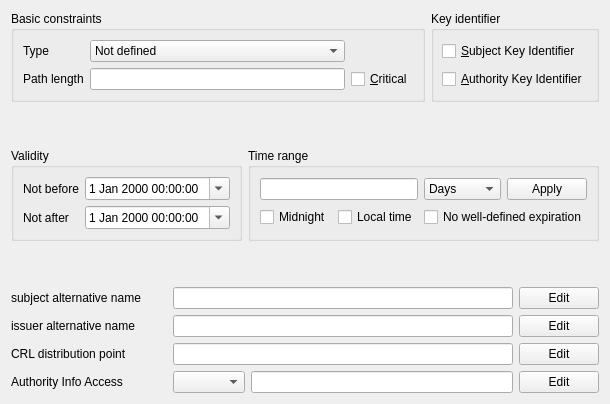
     <widget class="QWidget" name="tab_2">
      <attribute name="title">
       <string>Extensions</string>
      </attribute>
      <layout class="QVBoxLayout" name="verticalLayout">
       <item>
        <layout class="QHBoxLayout" name="_6">
         <item>
          <widget class="QGroupBox" name="groupBox_8">
           <property name="toolTip">
            <string>Basic constraints</string>
           </property>
           <property name="title">
            <string notr="true">Basic constraints</string>
           </property>
           <layout class="QGridLayout" name="gridLayout_7">
            <item row="0" column="0">
             <widget class="QLabel" name="TextLabel2_2_3">
              <property name="text">
               <string>Type</string>
              </property>
             </widget>
            </item>
            <item row="0" column="1">
             <widget class="QComboBox" name="basicCA">
              <property name="toolTip">
               <string>If this will become a CA certificate or not</string>
              </property>
              <item>
               <property name="text">
                <string>Not defined</string>
               </property>
              </item>
              <item>
               <property name="text">
                <string>Certification Authority</string>
               </property>
              </item>
              <item>
               <property name="text">
                <string>End Entity</string>
               </property>
              </item>
             </widget>
            </item>
            <item row="1" column="0">
             <widget class="QLabel" name="TextLabel3_2_2">
              <property name="text">
               <string>Path length</string>
              </property>
             </widget>
            </item>
            <item row="1" column="1">
             <widget class="QLineEdit" name="basicPath">
              <property name="toolTip">
               <string>How much CAs may be below this.</string>
              </property>
             </widget>
            </item>
            <item row="1" column="2">
             <widget class="QCheckBox" name="bcCritical">
              <property name="toolTip">
               <string>The basic constraints should always be critical</string>
              </property>
              <property name="text">
               <string notr="true">&amp;Critical</string>
              </property>
             </widget>
            </item>
           </layout>
          </widget>
         </item>
         <item>
          <widget class="QGroupBox" name="keyIdentBox">
           <property name="toolTip">
            <string>Key identifier</string>
           </property>
           <property name="title">
            <string notr="true">Key identifier</string>
           </property>
           <layout class="QVBoxLayout">
            <property name="spacing">
             <number>6</number>
            </property>
            <property name="margin">
             <number>8</number>
            </property>
            <item>
             <widget class="QCheckBox" name="subKey">
              <property name="toolTip">
               <string>Creates a hash of the key following the PKIX guidelines</string>
              </property>
              <property name="text">
               <string notr="true">&amp;Subject Key Identifier</string>
              </property>
             </widget>
            </item>
            <item>
             <widget class="QCheckBox" name="authKey">
              <property name="toolTip">
               <string>Copy the Subject Key Identifier from the issuer</string>
              </property>
              <property name="text">
               <string notr="true">&amp;Authority Key Identifier</string>
              </property>
             </widget>
            </item>
           </layout>
          </widget>
         </item>
        </layout>
       </item>
       <item>
        <spacer>
         <property name="orientation">
          <enum>Qt::Vertical</enum>
         </property>
         <property name="sizeHint" stdset="0">
          <size>
           <width>20</width>
           <height>40</height>
          </size>
         </property>
        </spacer>
       </item>
       <item>
        <widget class="QWidget" name="timewidget" native="true">
         <property name="enabled">
          <bool>true</bool>
         </property>
         <layout class="QHBoxLayout" name="horizontalLayout">
          <property name="spacing">
           <number>6</number>
          </property>
          <property name="margin">
           <number>0</number>
          </property>
          <item>
           <widget class="QGroupBox" name="validityBox">
            <property name="title">
             <string>Validity</string>
            </property>
            <layout class="QGridLayout" name="gridLayout_1">
             <item row="0" column="0">
              <widget class="QLabel" name="TextLabel1_2_3_2">
               <property name="text">
                <string>Not before</string>
               </property>
              </widget>
             </item>
             <item row="0" column="1">
              <widget class="Validity" name="notBefore">
               <property name="calendarPopup">
                <bool>true</bool>
               </property>
              </widget>
             </item>
             <item row="1" column="0">
              <widget class="QLabel" name="TextLabel2_4_2">
               <property name="text">
                <string>Not after</string>
               </property>
              </widget>
             </item>
             <item row="1" column="1">
              <widget class="Validity" name="notAfter">
               <property name="calendarPopup">
                <bool>true</bool>
               </property>
              </widget>
             </item>
            </layout>
           </widget>
          </item>
          <item>
           <widget class="QGroupBox" name="rangeBox">
            <property name="title">
             <string>Time range</string>
            </property>
            <layout class="QGridLayout" name="gridLayout_2">
             <item row="0" column="0" colspan="2">
              <widget class="QLineEdit" name="validNumber"/>
             </item>
             <item row="0" column="2">
              <widget class="QComboBox" name="validRange">
               <item>
                <property name="text">
                 <string>Days</string>
                </property>
               </item>
               <item>
                <property name="text">
                 <string>Months</string>
                </property>
               </item>
               <item>
                <property name="text">
                 <string>Years</string>
                </property>
               </item>
              </widget>
             </item>
             <item row="0" column="3">
              <widget class="QPushButton" name="applyTime">
               <property name="sizePolicy">
                <sizepolicy hsizetype="Minimum" vsizetype="Fixed">
                 <horstretch>0</horstretch>
                 <verstretch>0</verstretch>
                </sizepolicy>
               </property>
               <property name="text">
                <string>Apply</string>
               </property>
              </widget>
             </item>
             <item row="1" column="0">
              <widget class="QCheckBox" name="midnightCB">
               <property name="toolTip">
                <string>Set the time to 00:00:00 and 23:59:59 respectively</string>
               </property>
               <property name="text">
                <string>Midnight</string>
               </property>
              </widget>
             </item>
             <item row="1" column="1">
              <widget class="QCheckBox" name="checkBox">
               <property name="text">
                <string>Local time</string>
               </property>
              </widget>
             </item>
             <item row="1" column="2" colspan="2">
              <widget class="QCheckBox" name="noWellDefinedExpDate">
               <property name="text">
                <string>No well-defined expiration</string>
               </property>
              </widget>
             </item>
            </layout>
           </widget>
          </item>
         </layout>
        </widget>
       </item>
       <item>
        <spacer>
         <property name="orientation">
          <enum>Qt::Vertical</enum>
         </property>
         <property name="sizeHint" stdset="0">
          <size>
           <width>20</width>
           <height>40</height>
          </size>
         </property>
        </spacer>
       </item>
       <item>
        <layout class="QGridLayout" name="gridLayout_12">
         <item row="0" column="0">
          <widget class="QLabel" name="TextLabel1_2_2_3">
           <property name="toolTip">
            <string>subject alternative name</string>
           </property>
           <property name="text">
            <string notr="true">subject alternative name</string>
           </property>
          </widget>
         </item>
         <item row="0" column="1">
          <widget class="QLabel" name="subAltIco">
           <property name="minimumSize">
            <size>
             <width>20</width>
             <height>20</height>
            </size>
           </property>
           <property name="maximumSize">
            <size>
             <width>20</width>
             <height>20</height>
            </size>
           </property>
           <property name="text">
            <string/>
           </property>
          </widget>
         </item>
         <item row="0" column="2" colspan="2">
          <widget class="QLineEdit" name="subAltName">
           <property name="toolTip">
            <string>DNS: IP: URI: email: RID:</string>
           </property>
          </widget>
         </item>
         <item row="0" column="4">
          <widget class="QPushButton" name="editSubAlt">
           <property name="text">
            <string>Edit</string>
           </property>
          </widget>
         </item>
         <item row="1" column="0">
          <widget class="QLabel" name="TextLabel1_2_2_2">
           <property name="toolTip">
            <string>issuer alternative name</string>
           </property>
           <property name="text">
            <string notr="true">issuer alternative name</string>
           </property>
          </widget>
         </item>
         <item row="1" column="2" colspan="2">
          <widget class="QLineEdit" name="issAltName">
           <property name="toolTip">
            <string>DNS: IP: URI: email: RID:</string>
           </property>
          </widget>
         </item>
         <item row="1" column="4">
          <widget class="QPushButton" name="editIssAlt">
           <property name="text">
            <string>Edit</string>
           </property>
          </widget>
         </item>
         <item row="2" column="1">
          <widget class="QLabel" name="crlDistIco">
           <property name="minimumSize">
            <size>
             <width>20</width>
             <height>20</height>
            </size>
           </property>
           <property name="maximumSize">
            <size>
             <width>20</width>
             <height>20</height>
            </size>
           </property>
           <property name="text">
            <string/>
           </property>
          </widget>
         </item>
         <item row="2" column="2" colspan="2">
          <widget class="QLineEdit" name="crlDist">
           <property name="toolTip">
            <string>URI:</string>
           </property>
          </widget>
         </item>
         <item row="2" column="4">
          <widget class="QPushButton" name="editCrlDist">
           <property name="text">
            <string>Edit</string>
           </property>
          </widget>
         </item>
         <item row="3" column="0">
          <widget class="QLabel" name="TextLabel1_2_3_2_2_3">
           <property name="toolTip">
            <string>Authority Info Access</string>
           </property>
           <property name="text">
            <string notr="true">Authority Info Access</string>
           </property>
          </widget>
         </item>
         <item row="3" column="1">
          <widget class="QLabel" name="authInfAccIco">
           <property name="minimumSize">
            <size>
             <width>20</width>
             <height>20</height>
            </size>
           </property>
           <property name="maximumSize">
            <size>
             <width>20</width>
             <height>20</height>
            </size>
           </property>
           <property name="text">
            <string/>
           </property>
          </widget>
         </item>
         <item row="3" column="2">
          <widget class="QComboBox" name="aiaOid">
           <property name="toolTip">
            <string>can be altered by the file &quot;aia.txt&quot;</string>
           </property>
          </widget>
         </item>
         <item row="3" column="3">
          <widget class="QLineEdit" name="authInfAcc">
           <property name="toolTip">
            <string>DNS: IP: URI: email: RID:</string>
           </property>
          </widget>
         </item>
         <item row="3" column="4">
          <widget class="QPushButton" name="editAuthInfAcc">
           <property name="text">
            <string>Edit</string>
           </property>
          </widget>
         </item>
         <item row="1" column="1">
          <widget class="QLabel" name="issAltIco">
           <property name="minimumSize">
            <size>
             <width>20</width>
             <height>20</height>
            </size>
           </property>
           <property name="maximumSize">
            <size>
             <width>20</width>
             <height>20</height>
            </size>
           </property>
           <property name="text">
            <string/>
           </property>
          </widget>
         </item>
         <item row="2" column="0">
          <widget class="QLabel" name="TextLabel1_2_3_2_3">
           <property name="toolTip">
            <string>CRL distribution point</string>
           </property>
           <property name="text">
            <string notr="true">CRL distribution point</string>
           </property>
          </widget>
         </item>
        </layout>
       </item>
      </layout>
     </widget>
